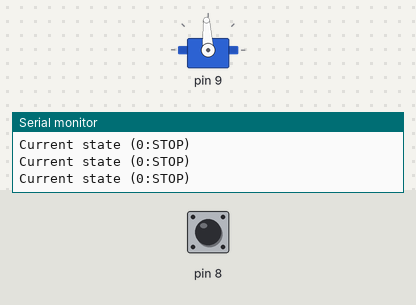
Simulated run of this sketch. Board: Arduino Uno, built with avr-gcc and run on an emulated ATmega328P. Parts: servo, the last lines printed to the serial monitor. The test bench sets the inputs (shaded band); at power-on: pin 8 HIGH. Servo pulses on a pin are drawn as a servo (544–2400 µs = 0–180°).

Above: at 0.8 s.
0.9 s: pin 8 pulled LOW for 0.15 s
At 1.9 s:
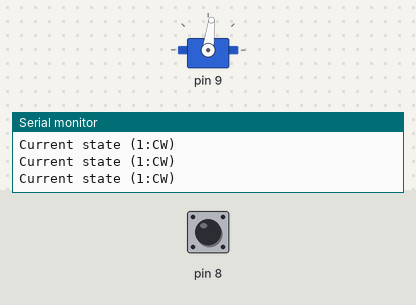
2.5 s: pin 8 pulled LOW for 1 s
At 3.2 s:
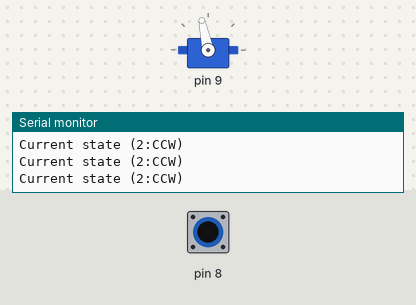
5.0 s: pin 8 driven LOW
At 6.3 s:
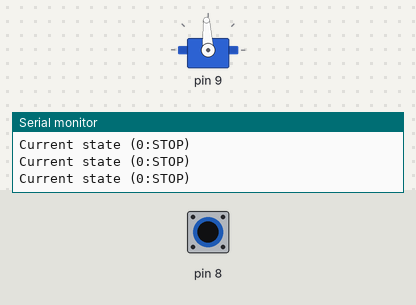
8.0 s: pin 8 pulsed HIGH 5 times (0.12 s each, 0.3 s apart)
At 8.32 s:
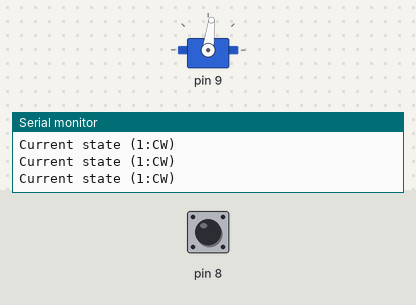
Timing chart, 0 to 11.0 s (numbered marks = the images above; inputs shaded):
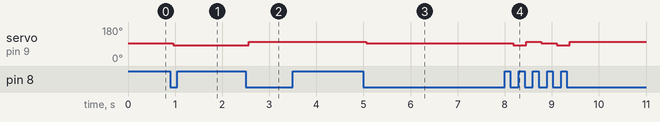

Measured:
- after the input at 0.9 s, servo on pin 9: 93° → 83° after 0.06 s
- after the input at 2.5 s, servo on pin 9: 83° → 102° after 0.06 s
- after the input at 5.0 s, servo on pin 9: 102° → 93° after 0.06 s
- after the input at 8.0 s, servo on pin 9: 93° → 83° after 0.18 s, → 102° 0.28 s later, → 93° 0.32 s later, → 83° 0.32 s later, … (5 changes in this stretch)

The sketch:

experiment_pwm.ino
```cpp
#include <stdint.h>;

#include "expriments.h";

int main(void) {
  init();
  Serial.begin(9600);
//  experiment01();
  experiment02();
  return 0;
}
```

expriments.cpp
```cpp
#include <Arduino.h>

/************************************************/
/************EXPERIMENT 01***********************/
/************************************************/


volatile uint8_t *ioDDRB,
                 *ioPORTB, // used in experiment 02 only to config button
                 *ioPINB,  // used in experiment 02 only to config button
                 *pTCCR1A, // timer counter control register A
                 *pTCCR1B, // timer counter control register B . A and B help group information and not nessary similar to I/O A and B.
                 *pOCR1AH, // output control register A high
                 *pOCR1AL, // output control register A low
                 *pICR1H,  // input capture register high
                 *pICR1L;  // input capture register low


void experiment01() {
  ioDDRB  = (uint8_t *) 0x24;

  pTCCR1A = (uint8_t *) 0x80;
  pTCCR1B = (uint8_t *) 0x81;
  pOCR1AH = (uint8_t *) 0x89;
  pOCR1AL = (uint8_t *) 0x88;
  pICR1H = (uint8_t *) 0x87;
  pICR1L = (uint8_t *) 0x86;

  /**
   * Write a program to generate a PWM signal with a period of 20 msec on OC1A pin(PB1 - pin 9) using the Timer/Counter 1 peripheral
   * Select Fast PWM mode with TOP value controlled via the ICR1 register
   * Try to create PWM signle with period 20ms on OC1A
   * using clock @ 2Mhz = 16Mhz/8
   *
   * IRC1/2Mhz = 20ms
   * IRC1 = 20ms * 2Mhz = 40,000 or 001110001000000b
   */
   //make PB1 an output
   *ioDDRB = 0x02; // DDRB[7:0] = 0000 0010
   uint16_t IRC1_val = 40000;
   uint16_t OCR1A_val = 30000; // value range [0, IRC1_val-1]
  *pTCCR1A = 0b10000010;  // CÓM1A = 10b clear ÓC1A on compare match and set @ bottm
                          // WGM[1:0] = 10b (mode 14 - Fast PWM with ICR1 as TOP value)
  *pTCCR1B = 0b00011010;  // WGM[4:3] = 11b (mode 14 - Fast PWM with ICR1 as TOP value)
                          // CSI[2:0] = 010b (prescale as 8 e.g CLK/8 = 2Mghz)
  *pICR1H  = (IRC1_val >> 8);
  *pICR1L  = IRC1_val & 0xFF;

  *pOCR1AH = (OCR1A_val >> 8);
  *pOCR1AL = OCR1A_val & 0xFF;

  while(1);
}


/************************************************/
/************EXPERIMENT 02***********************/
/************************************************/
// Experiment 02: Drive Servo with different state configure through button


#define STOP_VALUE  3000
#define CW_VALUE    2800
#define CCW_VALUE   3200
#define PRESSED     0
#define NOT_PRESSED 1

#define STATE_SERVO_STOP 0
#define STATE_SERVO_CW   1
#define STATE_SERVO_CCW  2

uint8_t state = 0;
uint8_t pinPB0State = 0;

void changeState() {
  /*
   * State 0: stop
   * State 1: rotate servo CW
   * State 2: rotate servo CCW
   */
  state = (state + 1) % 3;
}


void changeTopValue(uint16_t IRC1_val) {
  *pICR1H  = (IRC1_val >> 8);
  *pICR1L  = IRC1_val & 0xFF;
}

void changeDutyCycle(uint16_t OCR1A_val) { // value range [0, IRC1_val-1]
  *pOCR1AH = (OCR1A_val >> 8);
  *pOCR1AL = OCR1A_val & 0xFF;
}

uint8_t readInputPB0() {
  return ((*ioPINB) & 0x01) >> 0;
}

void myHardDelay(uint32_t ms) {
  volatile int16_t count;

  while (ms) {
    for (count = 0; count < 835; count++);
    ms -= 1;
  }
}

int debouncePB0(void) {
  uint8_t currentPB0Val = readInputPB0();

  if (currentPB0Val != pinPB0State) {
    // have a potential pin change!!
    myHardDelay(20); // wait for bounce to end
    currentPB0Val = readInputPB0();
    if (currentPB0Val != pinPB0State) { // if still diff, then it was a transtient and was an actual pin changed
      pinPB0State = currentPB0Val;
      return 1; // pin changed
    }
  }
  return 0; // pin didn't changed
}

void experiment02() { // measure ADC0 reading
  ioPINB  = (uint8_t *) 0x23;
  ioDDRB  = (uint8_t *) 0x24;
  ioPORTB = (uint8_t *) 0x25;

  pTCCR1A = (uint8_t *) 0x80;
  pTCCR1B = (uint8_t *) 0x81;
  pOCR1AH = (uint8_t *) 0x89;
  pOCR1AL = (uint8_t *) 0x88;
  pICR1H  = (uint8_t *) 0x87;
  pICR1L  = (uint8_t *) 0x86;

  /**
   * Write a program to generate a PWM signal with a period of 20 msec on OC1A pin(PB1 - pin 9) using the Timer/Counter 1 peripheral
   * Select Fast PWM mode with TOP value controlled via the ICR1 register
   * Try to create PWM signle with period 20ms on OC1A
   * using clock @ 2Mhz = 16Mhz/8
   *
   * IRC1/2Mhz = 20ms
   * IRC1 = 20ms * 2Mhz = 40,000 or 001110001000000b
   */
   //make PB1 an output and PB0 an input
   *ioDDRB = 0x02; // DDRB[7:0] = 0000 0010

   //Enable internal pull up for PB0
   *ioPORTB = 0x01;

   uint16_t IRC1_val = 40000;

  *pTCCR1A = 0b10000010; // CÓM1A = 10b clear ÓC1A on compare match and set @ bottm
                          // WGM[1:0] = 10b (mode 14 - Fast PWM with ICR1 as TOP value)
  *pTCCR1B = 0b00011010;  // WGM[4:3] = 11b (mode 14 - Fast PWM with ICR1 as TOP value)
                          // CSI[2:0] = 010b (prescale as 8 e.g CLK/8 = 2Mghz)

  changeTopValue(IRC1_val);
  changeDutyCycle(STOP_VALUE);

  pinPB0State = NOT_PRESSED;

  while(1) {
    if (debouncePB0()) {
      if (pinPB0State == NOT_PRESSED) {
        Serial.println("PB0 not pressed");
      } else {
        Serial.println("PB0 pressed");
        changeState();
      }
    }
    Serial.print("Current state ");
    if (state == STATE_SERVO_STOP) {
      Serial.println("(0:STOP)");
      changeDutyCycle(STOP_VALUE);
    } else if (state == STATE_SERVO_CW) {
      Serial.println("(1:CW)");
      changeDutyCycle(CW_VALUE);
    } else if (state == STATE_SERVO_CCW) {
      Serial.println("(2:CCW)");
      changeDutyCycle(CCW_VALUE);
    } else {
      // why are you here?
    }

  }
}
```

expriments.h
```cpp
#ifndef EXPERIMENTS_H
#define EXPERIMENTS_H

void myHardDelay(uint32_t ms);
void experiment01();
void experiment02();

#endif
```
